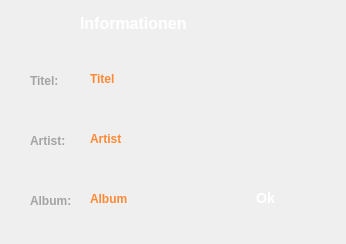
<?xml version="1.0" encoding="UTF-8"?>
<ui version="4.0">
 <class>SongInfoDialog</class>
 <widget class="QDialog" name="SongInfoDialog">
  <property name="geometry">
   <rect>
    <x>0</x>
    <y>0</y>
    <width>346</width>
    <height>244</height>
   </rect>
  </property>
  <property name="windowTitle">
   <string>GSP - Informationen</string>
  </property>
  <property name="styleSheet">
   <string notr="true">#lblCaption {
font: 16px;
font-weight: bold;
font-family: arial, verdana, sans-serif;
color: rgb(255, 255, 255);
}

#lblBkg {
	background-image: url(:/theme/info/RES/theme/Information/BG.png);
}

#btnOk {
border: none;
background-image: url(:/theme/info/RES/theme/Information/OK_Button_normal.png);
font: 14px;
font-weight: bold;
font-family: arial, verdana, sans-serif;
color: rgb(255,255,255);
}

#btnOk:hover {
background-image: url(:/theme/info/RES/theme/Information/OK_Button_hover.png);
}

#btnOk:pressed {
background-image: url(:/theme/info/RES/theme/Information/OK_Button_pressed.png);
}

QLabel {
font: 14px &quot;Arial&quot;;
font-weight: bold;
color: rgb(163, 163, 163);
}

#lblSong, #lblArtist, #lblAlbum {
color: rgb(255, 137, 53);
}</string>
  </property>
  <widget class="QLabel" name="lblBkg">
   <property name="geometry">
    <rect>
     <x>0</x>
     <y>0</y>
     <width>346</width>
     <height>244</height>
    </rect>
   </property>
   <property name="text">
    <string/>
   </property>
  </widget>
  <widget class="QLabel" name="lblSongCaption">
   <property name="geometry">
    <rect>
     <x>30</x>
     <y>70</y>
     <width>61</width>
     <height>21</height>
    </rect>
   </property>
   <property name="text">
    <string>Titel:</string>
   </property>
  </widget>
  <widget class="QLabel" name="lblCaption">
   <property name="geometry">
    <rect>
     <x>80</x>
     <y>14</y>
     <width>106</width>
     <height>19</height>
    </rect>
   </property>
   <property name="text">
    <string>Informationen</string>
   </property>
  </widget>
  <widget class="QLabel" name="lblArtistCaption">
   <property name="geometry">
    <rect>
     <x>30</x>
     <y>130</y>
     <width>61</width>
     <height>21</height>
    </rect>
   </property>
   <property name="text">
    <string>Artist:</string>
   </property>
  </widget>
  <widget class="QLabel" name="lblAlbumCaption">
   <property name="geometry">
    <rect>
     <x>30</x>
     <y>190</y>
     <width>61</width>
     <height>21</height>
    </rect>
   </property>
   <property name="text">
    <string>Album:</string>
   </property>
  </widget>
  <widget class="QLabel" name="lblSong">
   <property name="geometry">
    <rect>
     <x>90</x>
     <y>72</y>
     <width>111</width>
     <height>51</height>
    </rect>
   </property>
   <property name="text">
    <string>Titel</string>
   </property>
   <property name="alignment">
    <set>Qt::AlignLeading|Qt::AlignLeft|Qt::AlignTop</set>
   </property>
   <property name="wordWrap">
    <bool>true</bool>
   </property>
  </widget>
  <widget class="QLabel" name="lblArtist">
   <property name="geometry">
    <rect>
     <x>90</x>
     <y>132</y>
     <width>111</width>
     <height>51</height>
    </rect>
   </property>
   <property name="text">
    <string>Artist</string>
   </property>
   <property name="alignment">
    <set>Qt::AlignLeading|Qt::AlignLeft|Qt::AlignTop</set>
   </property>
   <property name="wordWrap">
    <bool>true</bool>
   </property>
  </widget>
  <widget class="QLabel" name="lblAlbum">
   <property name="geometry">
    <rect>
     <x>90</x>
     <y>192</y>
     <width>111</width>
     <height>31</height>
    </rect>
   </property>
   <property name="text">
    <string>Album</string>
   </property>
   <property name="alignment">
    <set>Qt::AlignLeading|Qt::AlignLeft|Qt::AlignTop</set>
   </property>
   <property name="wordWrap">
    <bool>true</bool>
   </property>
  </widget>
  <widget class="QLabel" name="lblCover">
   <property name="geometry">
    <rect>
     <x>220</x>
     <y>70</y>
     <width>90</width>
     <height>90</height>
    </rect>
   </property>
   <property name="text">
    <string/>
   </property>
   <property name="scaledContents">
    <bool>true</bool>
   </property>
  </widget>
  <widget class="QPushButton" name="btnOk">
   <property name="geometry">
    <rect>
     <x>220</x>
     <y>180</y>
     <width>91</width>
     <height>35</height>
    </rect>
   </property>
   <property name="text">
    <string>Ok</string>
   </property>
  </widget>
 </widget>
 <resources/>
 <connections/>
</ui>
